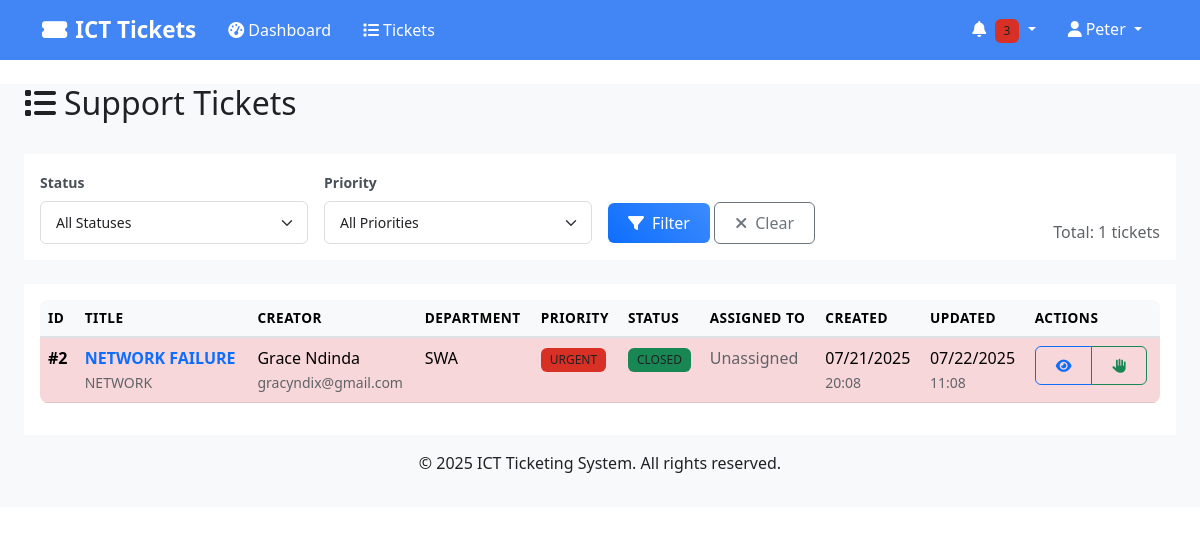
The app's page /tickets (signed in), older data.
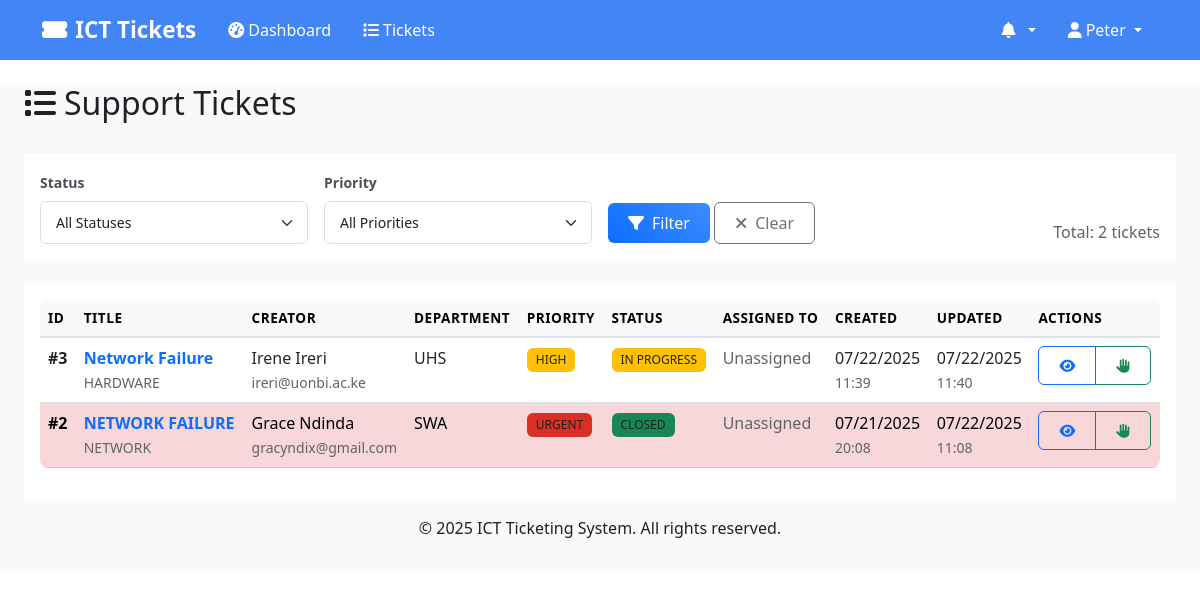
The same page, newer data.
### models.py (models this page shows, shortened)
class User(UserMixin, db.Model):
    __tablename__ = 'users'
    id = db.Column(db.Integer, primary_key=True)
    username = db.Column(db.String(80), unique=True, nullable=False)
    email = db.Column(db.String(120), unique=True, nullable=False)
    phone = db.Column(db.String(20), nullable=True)
    password_hash = db.Column(db.String(256), nullable=False)
    first_name = db.Column(db.String(50), nullable=False)
    last_name = db.Column(db.String(50), nullable=False)
    role = db.Column(db.String(20), nullable=False)  # 'user', 'tech', 'admin'
    department_id = db.Column(db.Integer, db.ForeignKey('departments.id'), nullable=True)
    is_active = db.Column(db.Boolean, default=True)
    created_at = db.Column(db.DateTime, default=datetime.utcnow)
    updated_at = db.Column(db.DateTime, default=datetime.utcnow, onupdate=datetime.utcnow)
    department = db.relationship('Department', backref='users')
    created_tickets = db.relationship('Ticket', foreign_keys='Ticket.created_by_id', backref='creator')
    @property
    def full_name(self):
        return f"{self.first_name} {self.last_name}"

class Ticket(db.Model):
    __tablename__ = 'tickets'
    id = db.Column(db.Integer, primary_key=True)
    title = db.Column(db.String(200), nullable=False)
    description = db.Column(db.Text, nullable=False)
    priority = db.Column(db.String(10), nullable=False)  # 'URGENT', 'HIGH', 'MEDIUM', 'LOW'
    status = db.Column(db.String(20), default='OPEN')  # 'OPEN', 'IN_PROGRESS', 'RESOLVED', 'CLOSED'
    category = db.Column(db.String(50), nullable=True)
    location = db.Column(db.String(100), nullable=True)
    unit = db.Column(db.String(50), nullable=True)  # For SWA departments (USHR, LSHR)
    created_by_id = db.Column(db.Integer, db.ForeignKey('users.id'), nullable=False)
    assigned_to_ids = db.Column(db.Text, nullable=True)  # Store comma-separated IDs for multiple assignments
    created_at = db.Column(db.DateTime, default=datetime.utcnow)
    updated_at = db.Column(db.DateTime, default=datetime.utcnow, onupdate=datetime.utcnow)
    resolved_at = db.Column(db.DateTime, nullable=True)
    closed_at = db.Column(db.DateTime, nullable=True)
    due_date = db.Column(db.DateTime, nullable=True)
    comments = db.relationship('TicketComment', backref='ticket', cascade='all, delete-orphan')
    notifications = db.relationship('Notification', backref='ticket', cascade='all, delete-orphan')
    @property
    def priority_color(self):
        colors = {
            'URGENT': 'danger',
            'HIGH': 'warning',
            'MEDIUM': 'info',
            'LOW': 'success'
        }
        return colors.get(self.priority, 'secondary')
    @property
    def status_color(self):
        colors = {
            'OPEN': 'primary',
            'IN_PROGRESS': 'warning',
            'RESOLVED': 'info',
            'CLOSED': 'success'
        }
        return colors.get(self.status, 'secondary')

class Department(db.Model):
    __tablename__ = 'departments'
    id = db.Column(db.Integer, primary_key=True)
    name = db.Column(db.String(100), unique=True, nullable=False)
    code = db.Column(db.String(10), unique=True, nullable=False)
    description = db.Column(db.Text, nullable=True)
    created_at = db.Column(db.DateTime, default=datetime.utcnow)

### routes.py (the view)
@app.route('/tickets')
@login_required
def list_tickets():
    page = request.args.get('page', 1, type=int)
    status_filter = request.args.get('status', '')
    priority_filter = request.args.get('priority', '')
    query = Ticket.query
    if current_user.role == 'user':
        query = query.filter_by(created_by_id=current_user.id)
    elif current_user.role == 'tech':
        all_tickets = Ticket.query.all()
        filtered_tickets = []
        for ticket in all_tickets:
            is_assigned_to_me = False
            if ticket.assigned_to_ids:
                assigned_ids = [int(id.strip()) for id in ticket.assigned_to_ids.split(',') if id.strip()]
                is_assigned_to_me = current_user.id in assigned_ids
            is_unassigned = ticket.assigned_to_ids is None
            if is_assigned_to_me or is_unassigned:
                filtered_tickets.append(ticket)
        from sqlalchemy import or_
        ticket_ids = [t.id for t in filtered_tickets]
        if ticket_ids:
            query = query.filter(Ticket.id.in_(ticket_ids))
        else:
            query = query.filter(Ticket.id == -1)  # No results
    if status_filter:
        query = query.filter_by(status=status_filter)
    if priority_filter:
        query = query.filter_by(priority=priority_filter)
    tickets = query.order_by(Ticket.created_at.desc()).paginate(
        page=page, per_page=20, error_out=False
    )
    return render_template('ticket_list.html', tickets=tickets)

### templates/ticket_list.html (shortened to what this page needs)
{% extends "base.html" %}
{% block content %}
<div class="container-fluid">
    <div class="row">
        <div class="col-12">
            <div class="d-flex justify-content-between align-items-center mb-4">
                <h2><i class="fas fa-list me-2"></i>Support Tickets</h2>
            </div>
        </div>
    </div>
    <div class="row mb-4">
        <div class="col-12">
            <div class="card">
                <div class="card-body">
                    <form method="GET" class="row g-3 align-items-end">
                        <div class="col-md-3">
                            <label class="form-label">Status</label>
                            <select name="status" class="form-select">
                                <option value="">All Statuses</option>
                            </select>
                        </div>
                        <div class="col-md-3">
                            <label class="form-label">Priority</label>
                            <select name="priority" class="form-select">
                                <option value="">All Priorities</option>
                            </select>
                        </div>
                        <div class="col-md-3">
                            <button type="submit" class="btn btn-primary">
                                <i class="fas fa-filter me-2"></i>Filter
                            </button>
                            <a href="{{ url_for('list_tickets') }}" class="btn btn-outline-secondary">
                                <i class="fas fa-times me-2"></i>Clear
                            </a>
                        </div>
                        <div class="col-md-3 text-end">
                            <span class="text-muted">
                                Total: {{ tickets.total }} tickets
                            </span>
                        </div>
                    </form>
                </div>
            </div>
        </div>
    </div>
    <div class="row">
        <div class="col-12">
            <div class="card">
                <div class="card-body">
                    {% if tickets.items %}
                    <div class="table-responsive">
                        <table class="table table-hover">
                            <thead class="table-light">
                                <tr>
                                    <th>ID</th>
                                    <th>Title</th>
                                    <th>Creator</th>
                                    {% if current_user.role in ['tech', 'admin'] %}
                                    <th>Department</th>
                                    {% endif %}
                                    <th>Priority</th>
                                    <th>Status</th>
                                    <th>Assigned To</th>
                                    <th>Created</th>
                                    <th>Updated</th>
                                    <th>Actions</th>
                                </tr>
                            </thead>
                            <tbody>
                                {% for ticket in tickets.items %}
                                <tr class="{% if ticket.priority == 'URGENT' %}table-danger{% endif %}">
                                    <td><strong>#{{ ticket.id }}</strong></td>
                                    <td>
                                        <a href="{{ url_for('view_ticket', ticket_id=ticket.id) }}"
                                           class="text-decoration-none fw-bold">
                                            {{ ticket.title[:50] }}{% if ticket.title|length > 50 %}...{% endif %}
                                        </a>
                                        <br>
                                        <small class="text-muted">{{ ticket.category }}</small>
                                    </td>
                                    <td>
                                        {{ ticket.creator.full_name }}<br>
                                        <small class="text-muted">{{ ticket.creator.email }}</small>
                                    </td>
                                    {% if current_user.role in ['tech', 'admin'] %}
                                    <td>
                                        {% if ticket.creator.department %}
                                        {{ ticket.creator.department.code }}
                                        {% else %}
                                        <span class="text-muted">-</span>
                                        {% endif %}
                                    </td>
                                    {% endif %}
                                    <td>
                                        <span class="badge bg-{{ ticket.priority_color }}">
                                            {{ ticket.priority }}
                                        </span>
                                    </td>
                                    <td>
                                        <span class="badge bg-{{ ticket.status_color }}">
                                            {{ ticket.status.replace('_', ' ') }}
                                        </span>
                                    </td>
                                    <td>
                                        {% if ticket.assignee %}
                                        {{ ticket.assignee.full_name }}
                                        {% else %}
                                        <span class="text-muted">Unassigned</span>
                                        {% endif %}
                                    </td>
                                    <td>
                                        {{ ticket.created_at.strftime('%m/%d/%Y') }}<br>
                                        <small class="text-muted">{{ ticket.created_at.strftime('%H:%M') }}</small>
                                    </td>
                                    <td>
                                        {% if ticket.updated_at != ticket.created_at %}
                                        {{ ticket.updated_at.strftime('%m/%d/%Y') }}<br>
                                        <small class="text-muted">{{ ticket.updated_at.strftime('%H:%M') }}</small>
                                        {% else %}
                                        <span class="text-muted">-</span>
                                        {% endif %}
                                    </td>
                                    <td>
                                        <div class="btn-group" role="group">
                                            <a href="{{ url_for('view_ticket', ticket_id=ticket.id) }}"
                                               class="btn btn-sm btn-outline-primary">
                                                <i class="fas fa-eye"></i>
                                            </a>
                                            {% if current_user.role in ['tech', 'admin'] and not ticket.assigned_to_id %}
                                            <a href="{{ url_for('take_ticket', ticket_id=ticket.id) }}"
                                               class="btn btn-sm btn-outline-success">
                                                <i class="fas fa-hand-paper"></i>
                                            </a>
                                            {% endif %}
                                        </div>
                                    </td>
                                </tr>
                                {% endfor %}
                            </tbody>
                        </table>
                    </div>
                    {% endif %}
                </div>
            </div>
        </div>
    </div>
</div>
{% endblock %}

### templates/base.html (shortened to what this page needs)
<!DOCTYPE html>
<html lang="en">
<head>
    <link href="https://cdn.jsdelivr.net/npm/bootstrap@5.3.0/dist/css/bootstrap.min.css" rel="stylesheet">
    <link href="https://cdnjs.cloudflare.com/ajax/libs/font-awesome/6.4.0/css/all.min.css" rel="stylesheet">
    <link href="{{ url_for('static', filename='css/style.css') }}" rel="stylesheet">
</head>
<body>
    <nav class="navbar navbar-expand-lg shadow-sm" style="background-color: #4285f4 !important;">
        <div class="container" style="background-color: #4285f4;">
            <a class="navbar-brand" href="{{ url_for('dashboard' if current_user.is_authenticated else 'index') }}" style="color: #ffffff !important; font-weight: 600;">
                <i class="fas fa-ticket-alt me-2"></i>ICT Tickets
            </a>
            {% if current_user.is_authenticated %}
            <div class="collapse navbar-collapse" id="navbarNav">
                <ul class="navbar-nav me-auto">
                    <li class="nav-item">
                        <a class="nav-link" href="{{ url_for('dashboard') }}" style="color: #ffffff !important; font-weight: 500;">
                            <i class="fas fa-tachometer-alt me-1"></i>Dashboard
                        </a>
                    </li>
                    <li class="nav-item">
                        <a class="nav-link" href="{{ url_for('list_tickets') }}" style="color: #ffffff !important; font-weight: 500;">
                            <i class="fas fa-list me-1"></i>Tickets
                        </a>
                    </li>
                </ul>
                <ul class="navbar-nav">
                    <li class="nav-item dropdown">
                        <a class="nav-link dropdown-toggle" href="#" role="button" data-bs-toggle="dropdown" style="color: #ffffff !important; font-weight: 500;">
                            <i class="fas fa-bell me-1"></i>
                            {% set unread_count = 0 %}
                            {% if current_user.notifications is defined and current_user.notifications %}
                                {% set unread_count = current_user.notifications|selectattr('is_read', 'equalto', False)|list|length %}
                            {% endif %}
                            {% if unread_count > 0 %}
                            <span class="badge bg-danger">{{ unread_count }}</span>
                            {% endif %}
                        </a>
                            {% set recent_notifications = [] %}
                            {% if current_user.notifications is defined and current_user.notifications %}
                                {% set recent_notifications = current_user.notifications[:5] %}
                            {% endif %}
                    </li>
                    <li class="nav-item dropdown">
                        <a class="nav-link dropdown-toggle" href="#" role="button" data-bs-toggle="dropdown" style="color: #ffffff !important; font-weight: 500;">
                            <i class="fas fa-user me-1"></i>{{ current_user.first_name }}
                        </a>
                    </li>
                </ul>
            </div>
            {% endif %}
        </div>
    </nav>
    <main class="container-fluid mt-4">
        {% block content %}{% endblock %}
    </main>
    <footer class="bg-light text-center text-muted py-3 mt-5">
        <div class="container">
            <p>&copy; 2025 ICT Ticketing System. All rights reserved.</p>
        </div>
    </footer>
</body>
</html>

Row changes from the older to the newer data that the page shows:
added Ticket: id "3", title "Network Failure", category "HARDWARE", creator.full_name "Irene Ireri", creator.email "ireri@uonbi.ac.ke", creator.department.code "UHS", priority "HIGH", status.replace "IN PROGRESS", created_at "07/22/2025", created_at "11:39", updated_at "07/22/2025", updated_at "11:40"
Text that changed along with them:
{{ tickets.total }}: "1" → "2"
{{ unread_count }}: "3" → (not shown)
